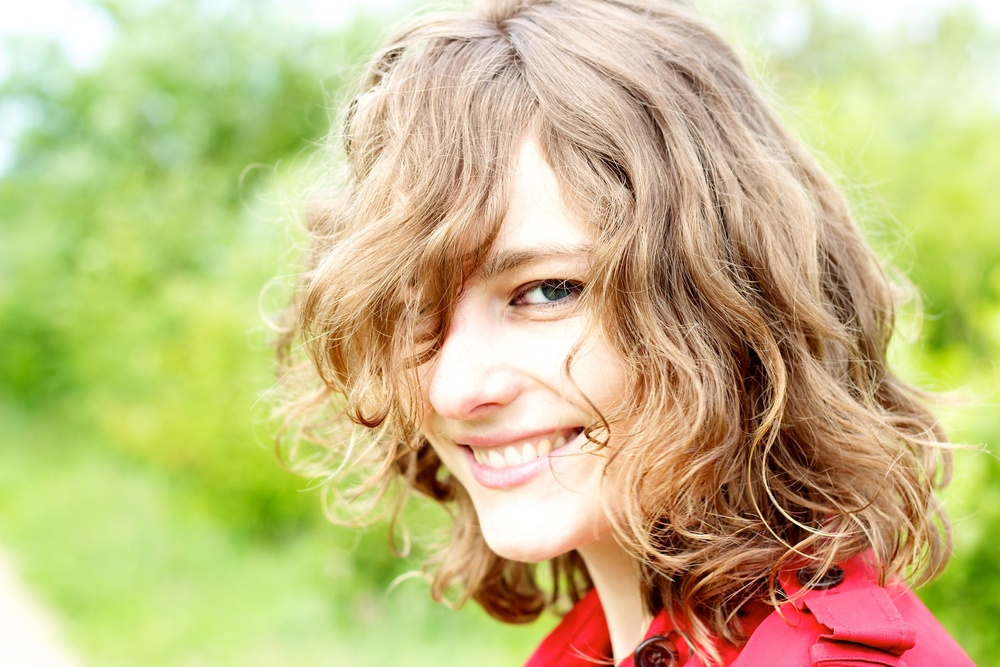
#> input picture example_images/Floris van Lint-CC BY-NC 2.0.jpg, 1000 x 667 px, shrunk from 2048 x 1365 before the run
$ python preprocess_overexposure.py --input_dir example_images --output_dir out   (older library calls are emulated)
#> lines starting #> are read from the running program, lines starting #| are printed output that depends on the picture; after the words box and inside, x2 and y2 are one past the last pixel; in counts of white or black regions, pixels touching at a corner belong together
#!/usr/bin/env python3
import argparse
from pathlib import Path
import numpy as np
from PIL import Image
from scipy import ndimage
import cv2


def compute_Y_S(arr):
    a = arr.astype('float32')
    if a.max() <= 1.1:
        a = a * 255.0
    R = a[..., 0]
    G = a[..., 1]
    B = a[..., 2]
    Y = (0.2126 * R + 0.7152 * G + 0.0722 * B) / 255.0
    mx = np.maximum.reduce([R, G, B])
    mn = np.minimum.reduce([R, G, B])
    S = np.zeros_like(mx)
    nonzero = mx > 1e-6
    S[nonzero] = (mx[nonzero] - mn[nonzero]) / mx[nonzero]
    return Y, S


# [305 lines left out: functions poisson_blend, multiscale_blend, adaptive_feather_mask, gradient_domain_blend, enhanced_smooth_blend, reconstruct_overexposed and 1 more, not called in this run]


def classify_glare_vs_white(arr, over_mask, min_glare_size=0.005):
    h, w = over_mask.shape
    total_pixels = h * w
    min_size = max(50, int(min_glare_size * total_pixels))

    labeled, num_features = ndimage.label(over_mask)

    glare_mask = np.zeros_like(over_mask)
    white_mask = np.zeros_like(over_mask)

    arr_f = arr.astype('float32')
    Y, S = compute_Y_S(arr_f)

    for comp_id in range(1, num_features + 1):
        comp_mask = labeled == comp_id
        comp_size = np.sum(comp_mask)

        if comp_size < min_size:
            glare_mask[comp_mask] = True
            continue

        R = arr_f[comp_mask, 0]
        G = arr_f[comp_mask, 1]
        B = arr_f[comp_mask, 2]
        max_c = np.maximum.reduce([R, G, B])

        clipped_ratio = np.sum(max_c >= 252) / comp_size
        if clipped_ratio >= 0.3:
            glare_mask[comp_mask] = True
            continue

        ys, xs = np.nonzero(comp_mask)
        if len(ys) == 0:
            continue

        cy, cx = np.mean(ys), np.mean(xs)
        dists = np.sqrt((ys - cy) ** 2 + (xs - cx) ** 2)

        if len(dists) > 10:
            sort_idx = np.argsort(dists)
            Y_vals = Y[ys[sort_idx], xs[sort_idx]]
            diffs = np.diff(Y_vals)
            decreasing_ratio = np.sum(diffs < 0) / len(diffs)

            if decreasing_ratio > 0.6:
                glare_mask[comp_mask] = True
                continue

        safe = max_c > 1e-6
        if np.sum(safe) > 0:
            r_norm = R[safe] / max_c[safe]
            g_norm = G[safe] / max_c[safe]
            b_norm = B[safe] / max_c[safe]
            channel_var = np.var([r_norm, g_norm, b_norm], axis=0).mean()
            if channel_var > 0.05:
                glare_mask[comp_mask] = True
                continue

        white_mask[comp_mask] = True

    return glare_mask, white_mask


# [175 lines left out: functions robust_clip_repair, pyramid_inpaint, apply_clahe, apply_multi_scale_retinex, blend_enhancement, smooth_blend and 2 more, not called in this run]


def classify_glare_type(arr, mask):
    """
    Classify overexposed pixels as:
    - Pure white clipping (no hue, essentially colorless)
    - Colored glare (has detectable hue through RGB imbalance)
    Returns two masks: white_clip, colored_glare
    """
    arr_f = arr.astype('float32')
    R = arr_f[..., 0]
    G = arr_f[..., 1]
    B = arr_f[..., 2]

    max_c = np.maximum.reduce([R, G, B])
    min_c = np.minimum.reduce([R, G, B])

    rgb_diff = max_c - min_c
    hue_strength = rgb_diff / (max_c + 1e-8)

    white_clip = mask & (hue_strength < 0.08) & (max_c >= 245)
    colored_glare = mask & (hue_strength >= 0.08)

    return white_clip, colored_glare


# [27 lines left out: function adaptive_feather_blend, not called in this run]


def process_overexposed_hybrid(arr, mask, mode_per_pixel):
    """
    Hybrid processing: inpaint colored glare, darken pure white clipping.
    mode_per_pixel: 0=no change, 1=inpaint colored, 2=darken white
    """
    arr_uint8 = np.clip(arr, 0, 255).astype('uint8')
    result = arr.copy()

    inpaint_mask = (mode_per_pixel == 1).astype('float32')
    darken_mask = (mode_per_pixel == 2).astype('float32')

    if np.any(mode_per_pixel == 1):
        inpaint_bool = mode_per_pixel == 1
        inpaint_mask_uint8 = (inpaint_bool.astype('uint8') * 255)

        if inpaint_bool.any():
            radius = 20
            inpainted = cv2.inpaint(arr_uint8, inpaint_mask_uint8, radius, cv2.INPAINT_TELEA)
            result[inpaint_bool] = inpainted.astype('float32')[inpaint_bool]

    if np.any(mode_per_pixel == 2):
        darken_bool = mode_per_pixel == 2

        darken_f = arr_uint8.astype('float32')
        hsv = cv2.cvtColor(np.clip(darken_f, 0, 255).astype('uint8'), cv2.COLOR_RGB2HSV).astype('float32')

        V = hsv[..., 2]
        V_new = V * 0.7

        hsv[..., 2] = np.clip(V_new, 0, 255)
        darkened_rgb = cv2.cvtColor(np.clip(hsv, 0, 255).astype('uint8'), cv2.COLOR_HSV2RGB).astype('float32')

        result[darken_bool] = darkened_rgb[darken_bool]

    return result
    mask_bool = mask > 0.5
    if not np.any(mask_bool):
        return target

    src_gray = cv2.cvtColor(np.clip(source, 0, 255).astype('uint8'), cv2.COLOR_RGB2GRAY)
    tgt_gray = cv2.cvtColor(np.clip(target, 0, 255).astype('uint8'), cv2.COLOR_RGB2GRAY)

    lap_src = np.abs(cv2.Laplacian(src_gray, cv2.CV_64F))
    lap_tgt = np.abs(cv2.Laplacian(tgt_gray, cv2.CV_64F))
    texture_map = lap_src + lap_tgt
    texture_map = cv2.GaussianBlur(texture_map, (15, 15), 3.0)

    texture_norm = (texture_map - texture_map.min()) / (texture_map.max() - texture_map.min() + 1e-8)

    dist_map = ndimage.distance_transform_edt(mask_bool)
    max_dist = np.max(dist_map[mask_bool]) if np.any(mask_bool) else 1.0

    sigma_map = max_feather - (max_feather - min_feather) * texture_norm

    alpha = np.zeros_like(mask, dtype='float32')
    alpha[mask_bool] = np.exp(-(dist_map[mask_bool] ** 2) / (2 * sigma_map[mask_bool] ** 2))
    alpha = cv2.GaussianBlur(alpha, (15, 15), 3.0)
    alpha = np.clip(alpha, 0, 1)

    result = source * alpha[..., np.newaxis] + target * (1 - alpha[..., np.newaxis])
    return np.clip(result, 0, 255).astype('float32')


def process_image(path, out_dir, radius=7, smooth_sigma=2.0, feather_sigma=5.0, min_glare_size=0.005,
                  pyramid_levels=3, mode='hybrid', blend_method='auto', darken_frac=0.35,
                  base_reduction=0.12, extra_reduction=0.20, severity_start=220.0, severity_range=35.0,
                  blend_factor=0.85, gamma_exponent=1.2, reduction_cap=0.75):
    img = Image.open(path).convert('RGB')
    arr = np.asarray(img).astype('float32')
    Y, S = compute_Y_S(arr)
    S_TH = np.exp(2.4 * (Y - 1.0))
    over_mask = (Y > 0.95) & (S < S_TH)
    max_chan = np.maximum.reduce([arr[..., 0], arr[..., 1], arr[..., 2]])
    over_mask = over_mask | (max_chan >= 250) | (Y > 0.99)

    total_pixels = arr.shape[0] * arr.shape[1]
    bright_mask = max_chan >= 245
    kernel = cv2.getStructuringElement(cv2.MORPH_ELLIPSE, (11, 11))
    bright_opened = cv2.morphologyEx((bright_mask.astype('uint8') * 255), cv2.MORPH_OPEN, kernel, iterations=1)
    bright_labeled, ncomp = ndimage.label((bright_opened > 0))

    for comp_id in range(1, ncomp + 1):
        comp_mask = bright_labeled == comp_id
        comp_area = np.sum(comp_mask)
        if comp_area / float(total_pixels) >= 0.001:
            mean_y = np.mean(Y[comp_mask])
            mean_max = np.mean(max_chan[comp_mask])
            if mean_y > 0.95 or mean_max > 240:
                over_mask[comp_mask] = True

    kernel_dilate = cv2.getStructuringElement(cv2.MORPH_ELLIPSE, (7, 7))
    over_mask = cv2.dilate((over_mask.astype('uint8') * 255), kernel_dilate, iterations=2) > 0

    glare_mask, white_mask = classify_glare_vs_white(arr, over_mask, min_glare_size=min_glare_size)

    if np.any(glare_mask):
        glare_mask_uint8 = (glare_mask.astype('uint8') * 255)
        kernel = cv2.getStructuringElement(cv2.MORPH_ELLIPSE, (5, 5))
        glare_mask_dilated = cv2.dilate(glare_mask_uint8, kernel, iterations=2)
        glare_mask_soft = cv2.GaussianBlur(glare_mask_dilated, (15, 15), sigmaX=5.0, sigmaY=5.0)
        glare_mask_soft_norm = glare_mask_soft.astype('float32') / 255.0

        if mode == 'darken':
            arr_uint8 = np.clip(arr, 0, 255).astype('uint8')
            final = arr_uint8.copy().astype('float32')
            pixel_changes = []

            clahe_img = apply_clahe(arr_uint8)
            final = blend_enhancement(final, clahe_img, glare_mask_soft_norm, blend_factor=blend_factor)

            R_o = arr_uint8[..., 0].astype('float32')
            G_o = arr_uint8[..., 1].astype('float32')
            B_o = arr_uint8[..., 2].astype('float32')
            max_val = np.maximum.reduce([R_o, G_o, B_o])
            severity = np.clip((max_val - severity_start) / severity_range, 0.0, 1.0)

            mask_strength = glare_mask_soft_norm.astype('float32')
            reduction = (base_reduction + extra_reduction * severity) * mask_strength
            reduction = np.clip(reduction, 0.0, reduction_cap)

            final_uint8 = np.clip(final, 0, 255).astype('uint8')
            orig_rgb = arr_uint8.astype('float32')

            hsv = cv2.cvtColor(final_uint8, cv2.COLOR_RGB2HSV).astype('float32')
            H = hsv[..., 0]
            S = hsv[..., 1]
            V = hsv[..., 2]

            V_new = V * (1.0 - reduction)
            gamma_mask = V_new > 235
            if np.any(gamma_mask):
                V_new[gamma_mask] = 255.0 * np.power((V_new[gamma_mask] / 255.0), float(gamma_exponent))

            S_enhanced = np.clip(S * (1.0 + reduction * 0.3), 0, 255)

            hsv_darkened = np.stack([H, S_enhanced, V_new], axis=-1)
            final_rgb = cv2.cvtColor(np.clip(hsv_darkened, 0, 255).astype('uint8'), cv2.COLOR_HSV2RGB).astype('float32')

            min_allowed = 0.85 * orig_rgb
            final_rgb = np.maximum(final_rgb, min_allowed)

            final_uint8 = np.clip(final_rgb, 0, 255).astype('uint8')
            final_filtered = cv2.bilateralFilter(final_uint8, d=11, sigmaColor=100, sigmaSpace=100)
            final_float_smooth = final_filtered.astype('float32')

            transition_zone = (mask_strength > 0.05) & (mask_strength < 0.95)
            blending_weight = np.where(transition_zone, 0.5, 0.85)
            final = final_float_smooth * blending_weight[..., None] + final_rgb * (1.0 - blending_weight[..., None])
            final = np.clip(final, 0, 255)

            mask_idx = mask_strength > 0.01
            if np.any(mask_idx):
                ys, xs = np.nonzero(mask_idx)
                for i in range(0, len(ys), max(1, len(ys) // 200)):
                    y, x = ys[i], xs[i]
                    orig = tuple(np.round(arr_uint8[y, x]).astype(int))
                    new = tuple(np.round(final[y, x]).astype(int))
                    pixel_changes.append({'y': y, 'x': x, 'orig_rgb': orig, 'new_rgb': new, 'type': 'aggressive_darken'})

            if pixel_changes:
                log_path = Path(out_dir) / 'pixel_changes' / (Path(path).stem + '_changes.txt')
                log_path.parent.mkdir(parents=True, exist_ok=True)
                with open(log_path, 'w') as f:
                    f.write('y,x,orig_r,orig_g,orig_b,new_r,new_g,new_b,type\n')
                    for change in pixel_changes:
                        orig = change['orig_rgb']
                        new = change['new_rgb']
                        f.write(f"{change['y']},{change['x']},{orig[0]},{orig[1]},{orig[2]},{new[0]},{new[1]},{new[2]},{change['type']}\n")
        elif mode == 'hybrid':
            white_clip, colored_glare = classify_glare_type(arr, glare_mask_soft_norm > 0.5)

            mode_map = np.zeros(arr.shape[:2], dtype='uint8')
            mode_map[colored_glare] = 1
            mode_map[white_clip] = 2

            final = process_overexposed_hybrid(arr, glare_mask_soft_norm > 0.5, mode_map)

            if np.any(colored_glare):
                colored_mask = colored_glare.astype('float32')
                colored_smooth = cv2.GaussianBlur((colored_mask * 255).astype('uint8'), (15, 15), 5.0)
                colored_smooth_norm = colored_smooth.astype('float32') / 255.0
                final = final * colored_smooth_norm[..., None] + arr * (1.0 - colored_smooth_norm[..., None])

            if np.any(white_clip):
                white_smooth = cv2.GaussianBlur((white_clip.astype('uint8') * 255), (15, 15), 5.0)
                white_smooth_norm = white_smooth.astype('float32') / 255.0
                final = final * white_smooth_norm[..., None] + arr * (1.0 - white_smooth_norm[..., None])
        else:
            # Use enhanced blending with robust repair
            repaired = robust_clip_repair(arr, glare_mask_soft_norm > 0.5)
            final = smooth_blend(arr, repaired.astype('float32'), glare_mask_soft_norm > 0.5,
                               smooth_sigma=smooth_sigma, feather_sigma=feather_sigma,
                               blend_method=blend_method)
    else:
        final = arr.copy()

    images_dir = Path(out_dir) / 'images'
    masks_dir = Path(out_dir) / 'masks'
    images_dir.mkdir(parents=True, exist_ok=True)
    masks_dir.mkdir(parents=True, exist_ok=True)

    out_name = Path(path).stem + '_preproc.png'
    glare_mask_name = Path(path).stem + '_glare_mask.png'
    white_mask_name = Path(path).stem + '_white_mask.png'

    Image.fromarray(np.clip(final, 0, 255).astype('uint8')).save(images_dir / out_name)
    Image.fromarray((glare_mask.astype('uint8') * 255)).save(masks_dir / glare_mask_name)
    Image.fromarray((white_mask.astype('uint8') * 255)).save(masks_dir / white_mask_name)


def main():
    parser = argparse.ArgumentParser(description='Preprocess images to repair overexposure')
    parser.add_argument('--input_dir', required=True)
    parser.add_argument('--output_dir', required=True)
    parser.add_argument('--radius', type=int, default=7, help='Neighborhood radius for reconstruction')
    parser.add_argument('--smooth_sigma', type=float, default=2.0, help='Gaussian sigma for final smoothing')
    parser.add_argument('--feather_sigma', type=float, default=5.0, help='Distance sigma for feathering blend at patch boundaries')
    parser.add_argument('--min_glare_size', type=float, default=0.005, help='Min fraction of image area to classify as glare')
    parser.add_argument('--pyramid_levels', type=int, default=3, help='Number of pyramid levels for coarse-to-fine inpainting')
    parser.add_argument('--mode', type=str, choices=['inpaint','darken','hybrid'], default='hybrid', help='Processing mode: inpaint, darken, or hybrid (default)')
    parser.add_argument('--blend_method', type=str, choices=['auto','poisson','multiscale','adaptive','gradient'],
                        default='auto', help='Blending method: auto (default), poisson, multiscale, adaptive, or gradient')
    parser.add_argument('--darken_frac', type=float, default=0.35, help='Fraction to darken overexposed areas (0..1)')
    parser.add_argument('--base_reduction', type=float, default=0.06, help='Base per-pixel reduction fraction (0..1)')
    parser.add_argument('--extra_reduction', type=float, default=0.10, help='Extra per-pixel reduction scaled by severity (0..1)')
    parser.add_argument('--severity_start', type=float, default=235.0, help='Start of severity mapping (pixel value)')
    parser.add_argument('--severity_range', type=float, default=20.0, help='Range over which severity maps to 0..1')
    parser.add_argument('--blend_factor', type=float, default=0.85, help='Blend factor for CLAHE/enhanced image')
    parser.add_argument('--gamma_exponent', type=float, default=1.2, help='Gamma exponent for very bright value compression')
    parser.add_argument('--reduction_cap', type=float, default=0.75, help='Maximum allowed reduction fraction')
    args = parser.parse_args()

    input_dir = Path(args.input_dir)
    output_dir = Path(args.output_dir)
    exts = {'.jpg', '.jpeg', '.png', '.tif', '.bmp', '.JPG', '.JPEG'}
    files = [p for p in input_dir.iterdir() if p.suffix in exts]
    if not files:
        print('No images found in', input_dir)
        return

    for p in files:
        try:
            process_image(p, output_dir, radius=args.radius, smooth_sigma=args.smooth_sigma,
                        feather_sigma=args.feather_sigma, min_glare_size=args.min_glare_size,
                        pyramid_levels=args.pyramid_levels, mode=args.mode, blend_method=args.blend_method,
                        darken_frac=args.darken_frac, base_reduction=args.base_reduction,
                        extra_reduction=args.extra_reduction, severity_start=args.severity_start,
                        severity_range=args.severity_range, blend_factor=args.blend_factor,
                        gamma_exponent=args.gamma_exponent, reduction_cap=args.reduction_cap)
#> in process_image, img is the input picture: PIL image 1000x667 RGB; mean R, G, B 197.5, 188.6, 132.1
#> in process_image, `bright_labeled, ncomp = ndimage.label((bright_opened > 0))`:
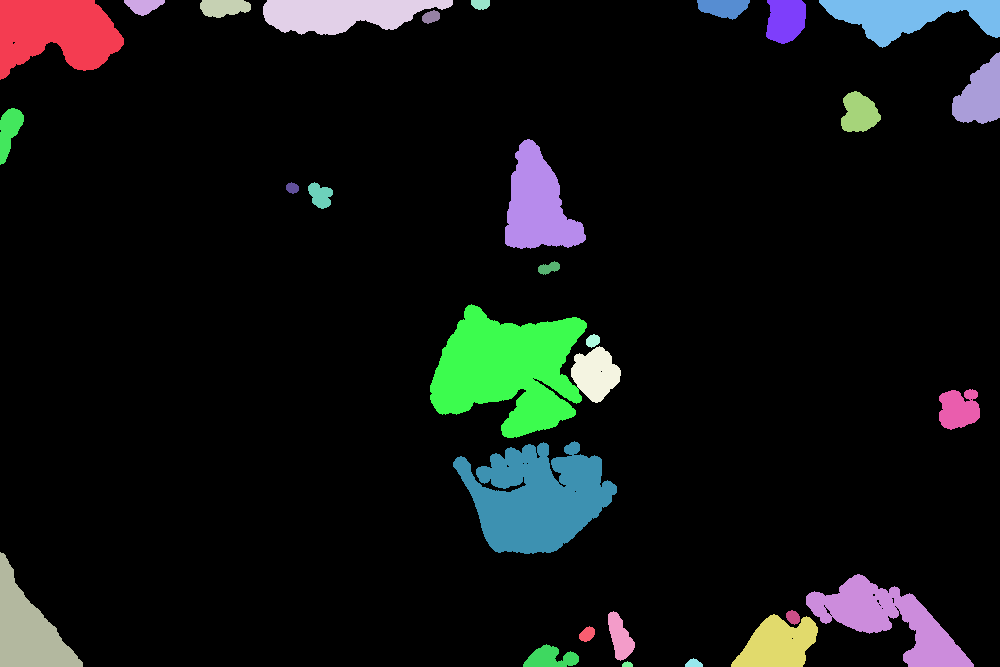
#> bright_labeled: shape (667, 1000) int32; 31 distinct labels, from 0 to 30; one colour per label, 0 black
#> in process_image, `bright_labeled, ncomp = ndimage.label((bright_opened > 0))`: ncomp = 30
#> the loop in process_image, `for comp_id in range(1, ncomp + 1):` made 30 passes
#> (comp_area, mean_y, mean_max) on passes 1, 3, 4, 6: (6951, 0.981, 252.7), (724, 0.957, 248.7), (4627, 0.975, 251.8), (755, 0.962, 249)
#> after the loop in process_image, `for comp_id in range(1, ncomp + 1):`:
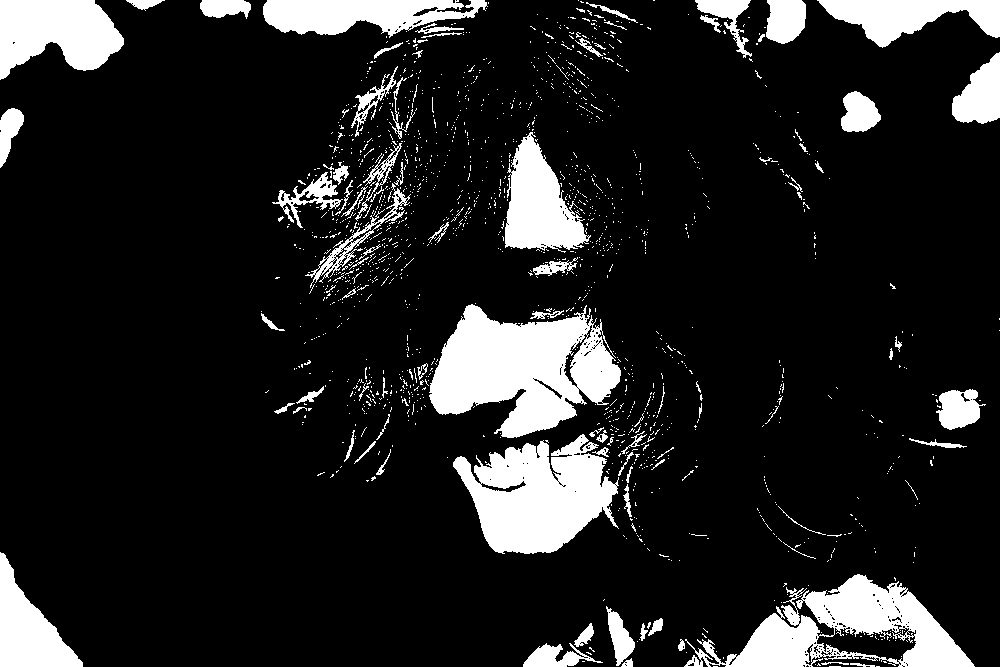
#> over_mask: shape (667, 1000) bool; 13.6% white; 1576 white regions (1480 under 20 px), largest, box (x1, y1, x2, y2) and area: (429, 304, 621, 438) 15748, (453, 434, 619, 554) 12350, (684, 574, 975, 667) 11586
#> in classify_glare_vs_white, `labeled, num_features = ndimage.label(over_mask)`:
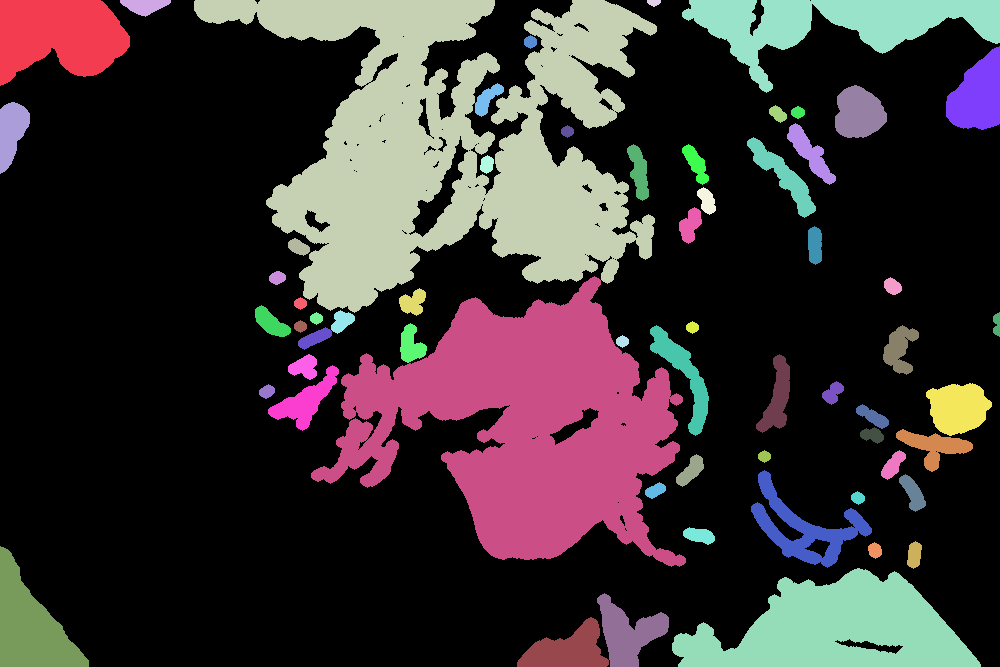
#> labeled: shape (667, 1000) int32; 62 distinct labels, from 0 to 61; one colour per label, 0 black
#> in classify_glare_vs_white, `labeled, num_features = ndimage.label(over_mask)`: num_features = 61
#> the loop in classify_glare_vs_white, `for comp_id in range(1, num_features + 1):` made 61 passes
#> (comp_size, clipped_ratio, cy, cx, decreasing_ratio, channel_var) on passes 3, 51: (70935, 0.182, 145.7, 449.8, 0.502, 0.00816), (3609, 0.0452, 527.8, 804, 0.502, 0.0727)
#> in process_image, `white_smooth = cv2.GaussianBlur((white_clip.astype('uint8') * 255), (1..`:
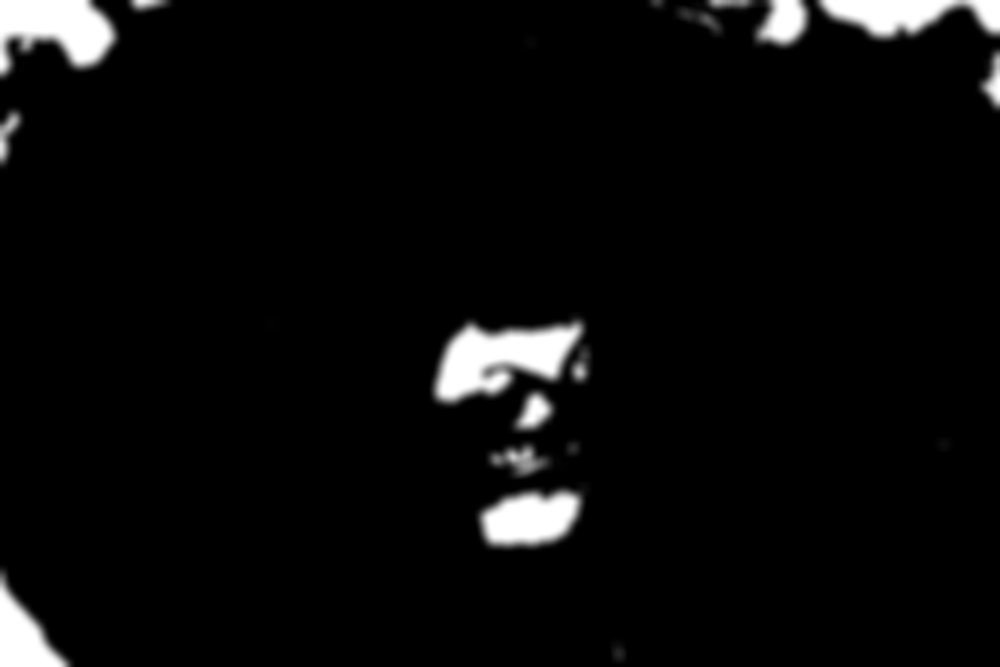
#> white_smooth: shape (667, 1000); min 0, max 255, mean 10.5
            print('Preprocessed', p.name)
        except Exception as e:
            print('Failed', p.name, 'error:', e)


if __name__ == '__main__':
    main()
